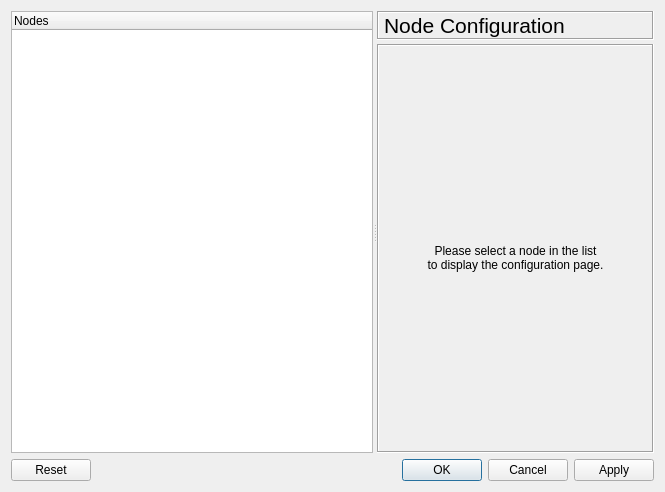
<ui version="4.0" >
 <class>NodeConfigurator</class>
 <widget class="QDialog" name="NodeConfigurator" >
  <property name="geometry" >
   <rect>
    <x>0</x>
    <y>0</y>
    <width>665</width>
    <height>492</height>
   </rect>
  </property>
  <property name="windowTitle" >
   <string>Node configurator</string>
  </property>
  <property name="windowIcon" >
   <iconset resource="../../../gns3-artwork/svg_resources.qrc" >:/images/logo_icon.png</iconset>
  </property>
  <layout class="QGridLayout" >
   <item row="0" column="0" >
    <widget class="QSplitter" name="splitter" >
     <property name="orientation" >
      <enum>Qt::Horizontal</enum>
     </property>
     <widget class="QTreeWidget" name="treeViewNodes" >
      <property name="sizePolicy" >
       <sizepolicy vsizetype="Expanding" hsizetype="Preferred" >
        <horstretch>0</horstretch>
        <verstretch>0</verstretch>
       </sizepolicy>
      </property>
      <property name="selectionMode" >
       <enum>QAbstractItemView::ExtendedSelection</enum>
      </property>
      <column>
       <property name="text" >
        <string>Nodes</string>
       </property>
      </column>
     </widget>
     <widget class="QWidget" name="verticalLayout" >
      <layout class="QVBoxLayout" >
       <property name="spacing" >
        <number>4</number>
       </property>
       <property name="leftMargin" >
        <number>0</number>
       </property>
       <property name="topMargin" >
        <number>0</number>
       </property>
       <property name="rightMargin" >
        <number>0</number>
       </property>
       <property name="bottomMargin" >
        <number>0</number>
       </property>
       <item>
        <widget class="QLabel" name="titleLabel" >
         <property name="font" >
          <font>
           <pointsize>16</pointsize>
          </font>
         </property>
         <property name="frameShape" >
          <enum>QFrame::Box</enum>
         </property>
         <property name="frameShadow" >
          <enum>QFrame::Sunken</enum>
         </property>
         <property name="text" >
          <string>Node Configuration</string>
         </property>
         <property name="textFormat" >
          <enum>Qt::PlainText</enum>
         </property>
        </widget>
       </item>
       <item>
        <widget class="QStackedWidget" name="configStack" >
         <property name="sizePolicy" >
          <sizepolicy vsizetype="Expanding" hsizetype="Expanding" >
           <horstretch>0</horstretch>
           <verstretch>0</verstretch>
          </sizepolicy>
         </property>
         <property name="frameShape" >
          <enum>QFrame::Box</enum>
         </property>
         <property name="frameShadow" >
          <enum>QFrame::Sunken</enum>
         </property>
         <property name="currentIndex" >
          <number>0</number>
         </property>
         <widget class="QWidget" name="emptyPage" >
          <layout class="QVBoxLayout" >
           <property name="spacing" >
            <number>0</number>
           </property>
           <property name="leftMargin" >
            <number>0</number>
           </property>
           <property name="topMargin" >
            <number>4</number>
           </property>
           <property name="rightMargin" >
            <number>0</number>
           </property>
           <property name="bottomMargin" >
            <number>0</number>
           </property>
           <item>
            <spacer>
             <property name="orientation" >
              <enum>Qt::Vertical</enum>
             </property>
             <property name="sizeType" >
              <enum>QSizePolicy::Expanding</enum>
             </property>
             <property name="sizeHint" >
              <size>
               <width>20</width>
               <height>20</height>
              </size>
             </property>
            </spacer>
           </item>
           <item>
            <widget class="QLabel" name="emptyPagePixmap" >
             <property name="text" >
              <string/>
             </property>
             <property name="alignment" >
              <set>Qt::AlignCenter</set>
             </property>
            </widget>
           </item>
           <item>
            <widget class="QLabel" name="textLabel1" >
             <property name="text" >
              <string>Please select a node in the list 
to display the configuration page.</string>
             </property>
             <property name="alignment" >
              <set>Qt::AlignCenter</set>
             </property>
            </widget>
           </item>
           <item>
            <spacer>
             <property name="orientation" >
              <enum>Qt::Vertical</enum>
             </property>
             <property name="sizeType" >
              <enum>QSizePolicy::Expanding</enum>
             </property>
             <property name="sizeHint" >
              <size>
               <width>20</width>
               <height>40</height>
              </size>
             </property>
            </spacer>
           </item>
          </layout>
         </widget>
        </widget>
       </item>
      </layout>
     </widget>
    </widget>
   </item>
   <item row="1" column="0" >
    <widget class="QDialogButtonBox" name="buttonBox" >
     <property name="orientation" >
      <enum>Qt::Horizontal</enum>
     </property>
     <property name="standardButtons" >
      <set>QDialogButtonBox::Apply|QDialogButtonBox::Cancel|QDialogButtonBox::NoButton|QDialogButtonBox::Ok|QDialogButtonBox::Reset</set>
     </property>
    </widget>
   </item>
  </layout>
 </widget>
 <resources>
  <include location="../../../gns3-artwork/svg_resources.qrc" />
 </resources>
 <connections/>
</ui>
